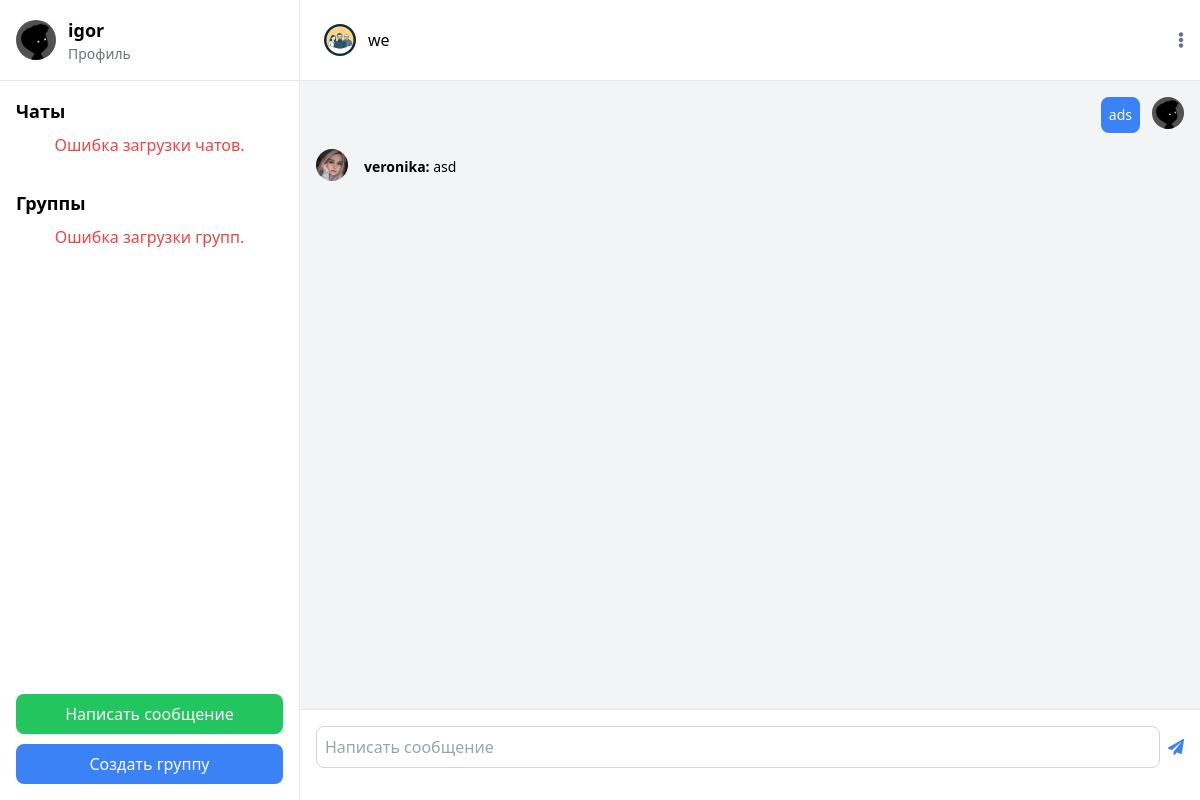
Before: /group-chat/2/ (signed in) with the older database file.
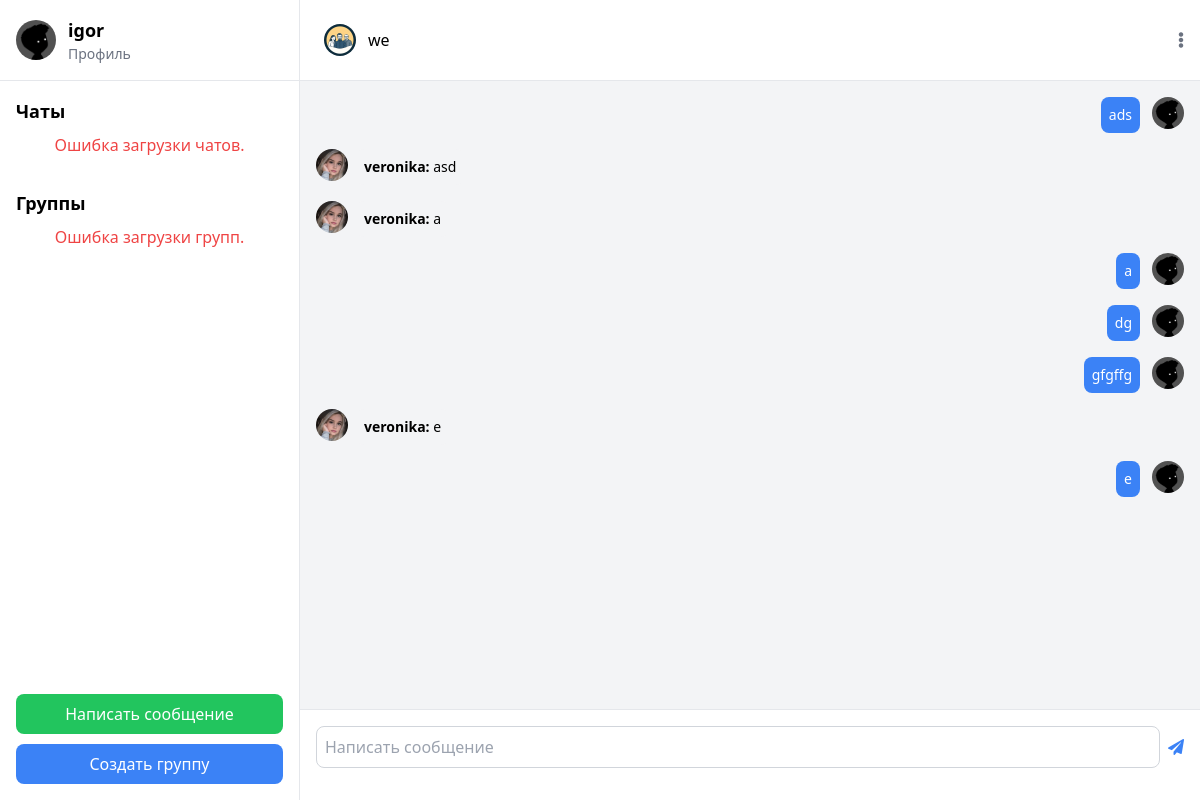
After: the same page with the newer database file.
### chat/models.py (models this page shows, shortened)
class Message(models.Model):
    chat = models.ForeignKey(Chat, related_name='messages', on_delete=models.CASCADE, null=True)
    sender = models.ForeignKey(settings.AUTH_USER_MODEL, related_name='sent_messages', on_delete=models.CASCADE)
    receiver = models.ForeignKey(settings.AUTH_USER_MODEL, related_name='received_messages', on_delete=models.CASCADE, null=True, blank=True)
    content = models.TextField()
    timestamp = models.DateTimeField(auto_now_add=True)
    group = models.ForeignKey('Group', on_delete=models.CASCADE, null=True, blank=True)
    is_read = models.BooleanField(default=False)  # Поле для статуса прочтения

class CustomUser (AbstractUser ):
    about = models.TextField()
    phone_number = models.CharField(max_length=15)
    photo = models.ImageField(upload_to='images/', blank=True, null=True, default='images/user-default.png')

### chat/views.py (the view)
# urls.py: path('group-chat/<int:group_id>/', group_chat_view, name='group_chat_view'),
@login_required
def group_chat_view(request, group_id):
    group = get_object_or_404(Group, id=group_id)
    print(f'Group ID: {group.id}')  # Проверяем, что ID группы загружается
    messages = Message.objects.filter(group=group).order_by('timestamp')
    return render(request, 'chat/chat.html', {
        'messages': messages,  # Сообщения для отображения
        'chat_title': group.name,  # Название чата
        'chat_avatar_url': group.image.url if group.image else None,  # URL аватара группы
        'chat_type': 'group',  # Указываем, что это групповой чат
        'group': group  # Передаем объект группы в контекст
    })

### templates/chat/chat.html (shortened to what this page needs)
{% extends 'chat/main.html' %}
{% block header %}
<div class="flex-1 flex flex-col">
    <div class="flex items-center justify-between bg-white">
        <div class="flex items-center p-2 rounded-lg">
            <img alt="Chat avatar placeholder" class="w-8 h-8 rounded-full" height="40" src="{{ chat_avatar_url }}" width="40"/>
            <span class="ml-3 text-500">{{ chat_title }}</span>
        </div>
        <button class="text-gray-500" id="optionsButton">
            <i class="fas fa-ellipsis-v"></i>
        </button>
    </div>
</div>
{% endblock header %}
{% block content %}
<div class="flex-1 p-4 overflow-y-auto" id="chat-log">
    {% for message in messages %}
        <div class="flex mb-4 {% if message.sender == request.user %}justify-end{% endif %}">
            {% if message.sender != request.user %}
                <img alt="User  avatar placeholder" class="w-8 h-8 rounded-full" height="40" src="{{ message.sender.photo.url }}" width="40"/>
            {% endif %}
            <div class="{% if message.sender == request.user %}mr-3 bg-blue-500 text-white{% else %}ml-2 bg-gray-100{% endif %} p-2 rounded-lg">
                <p class="text-sm">
                    {% if chat_type == 'group' and message.sender != request.user %}
                        <strong>{{ message.sender.username }}:</strong>
                    {% endif %}
                    {{ message.content }}
                </p>
            </div>
            {% if message.sender == request.user %}
                <img alt="User  avatar placeholder" class="w-8 h-8 rounded-full" height="40" src="{{ message.sender.photo.url }}" width="40"/>
            {% endif %}
        </div>
    {% endfor %}
</div>
<div class="p-4 bg-white border-t border-gray-200">
    <form id="message-form">
        <div class="flex items-center">
            <input class="flex-1 p-2 border border-gray-300 rounded-lg" id="message-input" placeholder="Написать сообщение" type="text" required/>
            <button class="ml-2 text-blue-500" type="submit">
                <i class="fas fa-paper-plane"></i>
            </button>
        </div>
    </form>
</div>
{% endblock content %}

Changed rows visible on the page:
added Message: sender.photo (picture), sender.username "veronika", content "а"
added Message: content "а", sender.photo (picture)
added Message: content "dg", sender.photo (picture)
added Message: content "gfgffg", sender.photo (picture)
added Message: sender.photo (picture), sender.username "veronika", content "e"
added Message: content "e", sender.photo (picture)
